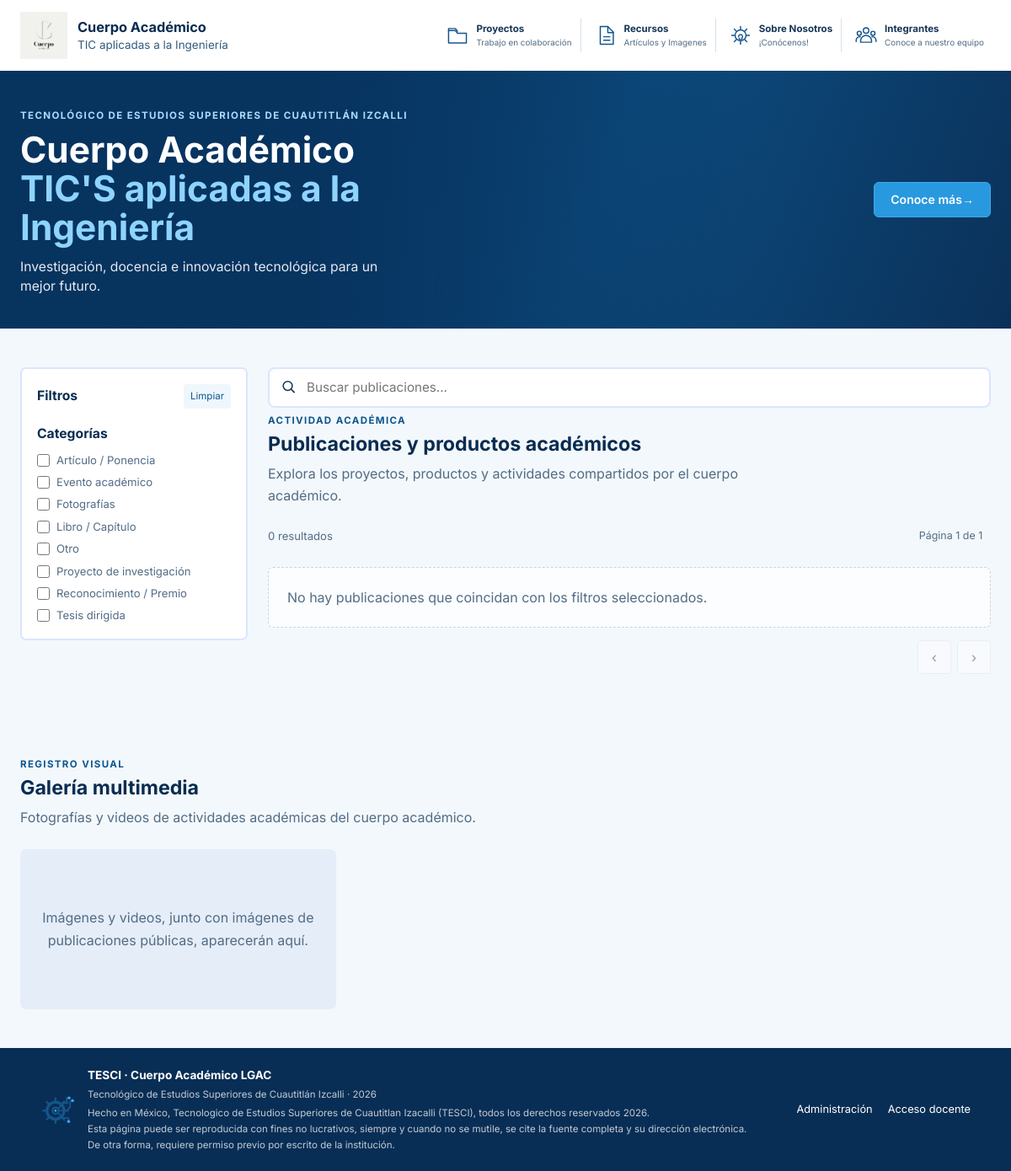
The page / on the database its author committed.
### tables this page shows
CREATE TABLE IF NOT EXISTS categorias (
    id     INT UNSIGNED AUTO_INCREMENT PRIMARY KEY,
    nombre VARCHAR(80) NOT NULL,
    icono  VARCHAR(40) DEFAULT 'folder'          
);

### index.php (the view, shortened to what this page needs)
<?php
$db = getDB();
$categorias = $db->query("SELECT id, nombre FROM categorias ORDER BY nombre")->fetchAll();
$elementosGaleria = [];
?>
<!DOCTYPE html>
<html lang="es">
<head>
  <link rel="stylesheet" href="assets/css/main.css?v=<?= filemtime(__DIR__ . '/assets/css/main.css') ?>">
</head>
<body class="portal-home">
  <?php require __DIR__ . '/includes/portal_header.php'; ?>
  <main id="inicio">
    <section class="portal-section portal-section--soft" id="publicaciones">
      <div class="portal-wrap publication-layout">
        <aside class="publication-filters" aria-label="Filtros de publicaciones">
          <div class="publication-filter-heading">
            <h3>Filtros</h3>
            <button id="publication-reset" type="button">Limpiar</button>
          </div>
          <div class="publication-filter-group">
            <h4>Categorías</h4>
            <div class="publication-filter-list">
              <?php foreach ($categorias as $categoria): ?>
                <label class="publication-filter-option">
                  <input class="publication-category-filter" type="checkbox" value="<?= intval($categoria['id']) ?>">
                  <span><?= htmlspecialchars($categoria['nombre']) ?></span>
                </label>
              <?php endforeach; ?>
            </div>
          </div>
        </aside>
        <div class="publication-results">
          <label class="publication-searchbar" for="publication-search">
            <input id="publication-search" type="search" placeholder="Buscar publicaciones..." autocomplete="off">
          </label>
          <div class="portal-section-heading">
            <span class="portal-kicker">Actividad académica</span>
            <h2>Publicaciones y productos académicos</h2>
            <p>Explora los proyectos, productos y actividades compartidos por el cuerpo académico.</p>
          </div>
          <div class="publication-result-toolbar">
            <p id="publication-result-count" aria-live="polite"></p>
            <p class="publication-page-status">Página <span id="publication-current-page">1</span> de <span id="publication-total-pages">1</span></p>
          </div>
          <div class="publication-carousel" aria-label="Carrusel de publicaciones">
            <p class="publication-empty" id="publication-no-results" hidden>No hay publicaciones que coincidan con los filtros seleccionados.</p>
            <div class="publication-carousel-controls">
              <div class="publication-carousel-buttons">
                <button class="publication-carousel-button" id="publication-previous" type="button" aria-label="Página anterior">‹</button>
                <button class="publication-carousel-button" id="publication-next" type="button" aria-label="Página siguiente">›</button>
              </div>
            </div>
          </div>
        </div>
      </div>
    </section>
    <section class="portal-section portal-section--soft" id="galeria">
      <div class="portal-wrap">
        <div class="portal-section-heading">
          <span class="portal-kicker">Registro visual</span>
          <h2>Galería multimedia</h2>
          <p>Fotografías y videos de actividades académicas del cuerpo académico.</p>
        </div>
        <div class="gallery-grid">
          <?php if (!$elementosGaleria): ?>
            <div class="gallery-item">
              <div class="gallery-empty">Imágenes y videos, junto con imágenes de publicaciones públicas, aparecerán aquí.</div>
            </div>
          <?php endif; ?>
        </div>
      </div>
    </section>
  </main>
  <?php require __DIR__ . '/includes/portal_footer.php'; ?>
</body>
</html>

### includes/portal_header.php (shortened to what this page needs)
<header class="institutional-header">
    <div class="portal-wrap institutional-top">
        <div class="institutional-brand">
            <img class="institutional-logo" src="assets/logo.png" alt="">
            <div class="institutional-name">
                <strong>Cuerpo Académico</strong>
                <span>TIC aplicadas a la Ingeniería</span>
            </div>
        </div>
        <nav class="portal-shortcuts" id="portal-shortcuts" aria-label="Accesos principales">
            <div class="portal-wrap">
                <a class="portal-shortcut" href="<?= BASE_URL ?>/Proyectos">
                    <span class="portal-shortcut-icon" aria-hidden="true"><svg viewBox="0 0 32 32">
                            <path d="M3 9h10l3 4h13v14H3z" />
                            <path d="M3 9V6h10l3 4" />
                        </svg></span>
                    <span><strong>Proyectos</strong><small>Trabajo en colaboración</small></span>
                </a>
                <a class="portal-shortcut" href="<?= BASE_URL ?>/Recursos">
                    <span class="portal-shortcut-icon" aria-hidden="true"><svg viewBox="0 0 32 32">
                            <path d="M8 3h11l8 8v18H8z" />
                            <path d="M19 3v9h8M13 18h9M13 23h9" />
                        </svg></span>
                    <span><strong>Recursos</strong><small>Artículos y Imagenes</small></span>
                </a>
                <a class="portal-shortcut" href="<?= BASE_URL ?>/Nosotros">
                    <span class="portal-shortcut-icon" aria-hidden="true"><svg viewBox="0 0 32 32">
                            <path d="M16 3v4M16 25v4M3 16h4M25 16h4M6.8 6.8l2.8 2.8M22.4 22.4l2.8 2.8M25.2 6.8l-2.8 2.8M9.6 22.4l-2.8 2.8" />
                            <circle cx="16" cy="16" r="8" />
                            <path d="M13 18a3 3 0 1 1 5 2v2h-4v-2" />
                        </svg></span>
                    <span><strong>Sobre Nosotros</strong><small>¡Conócenos!</small></span>
                </a>
                <a class="portal-shortcut" href="<?= BASE_URL ?>/Integrantes">
                    <span class="portal-shortcut-icon" aria-hidden="true"><svg viewBox="0 0 32 32">
                            <circle cx="16" cy="9" r="4" />
                            <circle cx="6" cy="13" r="3" />
                            <circle cx="26" cy="13" r="3" />
                            <path d="M8 26v-2a8 8 0 0 1 16 0v2zM1.5 25v-2a5 5 0 0 1 6-4.9M30.5 25v-2a5 5 0 0 0-6-4.9" />
                        </svg></span>
                    <span><strong>Integrantes</strong><small>Conoce a nuestro equipo</small></span>
                </a>
            </div>
        </nav>
    </div>
</header>
<section class="portal-intro">
    <div class="portal-wrap portal-intro-row">
        <div>
            <span class="portal-kicker">Tecnológico de Estudios Superiores de Cuautitlán Izcalli</span>
            <h1>Cuerpo Académico <span>TIC'S aplicadas a la Ingeniería</span></h1>
            <p>Investigación, docencia e innovación tecnológica para un mejor futuro.</p>
        </div>
        <a class="portal-link-button" href="acerca.php">Conoce más <span aria-hidden="true">→</span></a>
    </div>
</section>

### includes/portal_footer.php
<footer class="portal-footer">
    <div class="portal-wrap portal-footer-row">
        <div class="portal-footer-brand">
            <img src="assets/logo-cuerpo-academico.svg" alt="">
            <div>
                <strong>TESCI · Cuerpo Académico LGAC</strong>
                <p>Tecnológico de Estudios Superiores de Cuautitlán Izcalli · <?= date('Y') ?></p>
                <p>
Hecho en México, Tecnologico de Estudios Superiores de Cuautitlan Izacalli (TESCI), todos los derechos reservados <?= date('Y') ?>. <br> Esta página puede ser reproducida con fines no lucrativos, siempre y cuando no se mutile, se cite la fuente completa y su dirección electrónica. <br> De otra forma, requiere permiso previo por escrito de la institución.
</p>
            </div>
        </div>
        <nav class="portal-footer-links" aria-label="Accesos institucionales">
            <a href="admin/login.php">Administración</a>
            <a href="docente/login.php">Acceso docente</a>
        </nav>
    </div>
</footer>

### rows shown on the page
categorias: nombre "Artículo / Ponencia"
categorias: nombre "Evento académico"
categorias: nombre "Fotografías"
categorias: nombre "Libro / Capítulo"
categorias: nombre "Otro"
categorias: nombre "Proyecto de investigación"
categorias: nombre "Reconocimiento / Premio"
categorias: nombre "Tesis dirigida"
